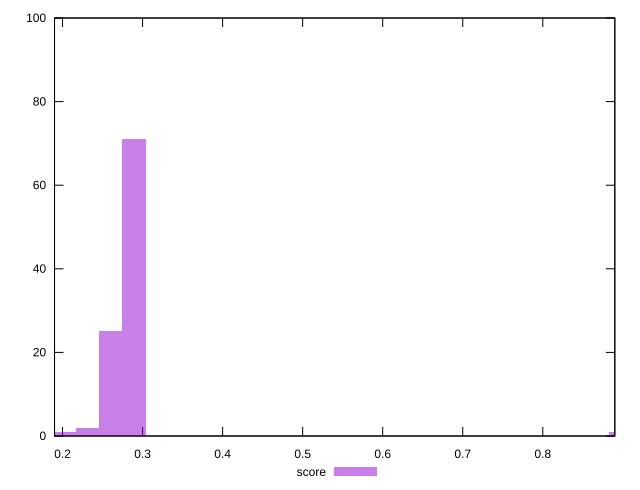

This figure's gnuplot source:
reset

$score <<EOF
0.2025012583413135 1
0.28928751191616214 71
0.26035876072454595 25
0.23143000953292972 2
0.8967912869401027 1
EOF

set key outside below
set boxwidth 0.028928751191616215
set xrange [0.19:0.89]
set yrange [0:100]
set trange [0:100]
set style fill transparent solid 0.5 noborder
set terminal svg size 640, 490 enhanced background rgb 'white'
set output "reports/report_00030_2021-02-24T20-42-31.540Z/max-potential-fid/samples/astro/score/histogram.svg"

plot $score title "score" with boxes

reset
